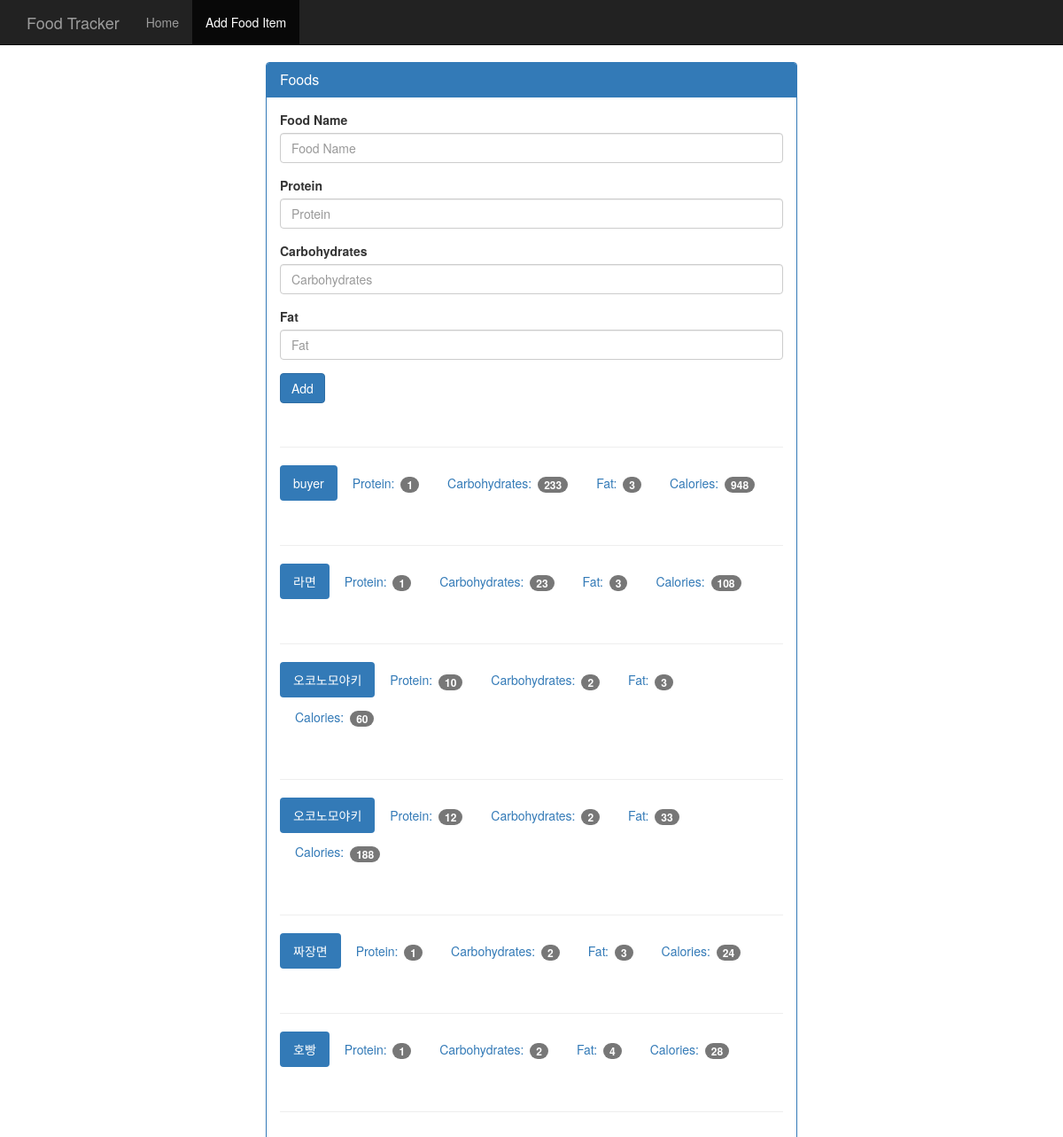
The app's page /food with its own data.
### tables this page shows
CREATE TABLE food(
     id integer primary key autoincrement,
     name text not null,
     protein integer not null,
     carbohydrates integer not null,
     fat integer not null,
     calories integer not null

);

### app.py (the view, shortened to what this page needs)
@app.route('/food',methods=['GET','POST'])
def food():
    db = get_db()
    cur =db.execute('select * from food')
    results =cur.fetchall()
    return render_template('add_food.html',results=results)

### database.py (called while the page is built)
def connet_db():
    sql = sqlite3.connect('food_log.db')
    sql.row_factory=sqlite3.Row
    return sql

def get_db():
    if not hasattr(g,'sqlite3_db'):
            g.sqlite_db = connet_db()
    return g.sqlite_db

### templates/add_food.html
{% extends "base.html" %}
{% block body %}
    <nav class="navbar navbar-inverse navbar-fixed-top">
      <div class="container">
        <div class="navbar-header">
          <a class="navbar-brand" href={{url_for('index')}}>Food Tracker</a>
        </div>
        <div id="navbar" class="navbar-collapse collapse">
          <ul class="nav navbar-nav">
            <li><a href={{url_for('index')}}>Home</a></li>
            <li class="active"><a href={{url_for('food')}}>Add Food Item</a></li>
          </ul>
        </div>
      </div>
    </nav>
    <div class="container theme-showcase col-sm-6 col-sm-offset-3" role="main">
      <div class="row">
        <div>
          <div class="panel panel-primary">
            <div class="panel-heading">
              <h3 class="panel-title">Foods</h3>
            </div>
            <div class="panel-body">
              <form method="POST" action="{{url_for('food')}}">
                <div class="form-group">
                  <label for="food-name">Food Name</label>
                  <input type="text" class="form-control" id="food-name" name='food-name' placeholder="Food Name">
                </div>
                <div class="form-group">
                  <label for="protein">Protein</label>
                  <input type="number" class="form-control" id="protein" name='protein' placeholder="Protein">
                </div>
                <div class="form-group">
                  <label for="carbohydrates">Carbohydrates</label>
                  <input type="number" class="form-control" id="carbohydrates" name='carbohydrates' placeholder="Carbohydrates">
                </div>
                <div class="form-group">
                  <label for="fat">Fat</label>
                  <input type="number" class="form-control" id="fat" name='fat' placeholder="Fat">
                </div>
                <button type="submit" class="btn btn-primary">Add</button>
              </form>
              <div class="page-header"></div>
            {% for result in results %}
              <ul class="nav nav-pills" role="tablist">
                <li class="active"><a>{{result.name}}</a></li>
                <li><a>Protein: <span class="badge">{{result.protein}}</span></a></li>
                <li><a>Carbohydrates: <span class="badge">{{result.carbohydrates }}</span></a></li>
                <li><a>Fat: <span class="badge">{{result.fat}}</span></a></li>
                <li><a>Calories: <span class="badge">{{result.calories}}</span></a></li>
              </ul>
              <div class="page-header"></div>
            {% endfor %}
            </div>
          </div>
        </div>
      </div>
    </div>
 {% endblock %}

### templates/base.html (shortened to what this page needs)
<!DOCTYPE html>
<html lang="en">
  <head>
    <link href="{{ url_for('static', filename='bootstrap.min.css') }}" rel="stylesheet">
    <link href="{{ url_for('static', filename='theme.css') }}" rel="stylesheet">
  </head>
  <body>
    {% block body %}
    {% endblock %}
  </body>
</html>

### static/theme.css (style rules this page uses)
body { padding-top: 70px; padding-bottom: 30px; }

### records on screen
food: name "buyer", protein "1", carbohydrates "233", fat "3", calories "948"
food: name "라면", protein "1", carbohydrates "23", fat "3", calories "108"
food: name "오코노모야키", protein "10", carbohydrates "2", fat "3", calories "60"
food: name "오코노모야키", protein "12", carbohydrates "2", fat "33", calories "188"
food: name "짜장면", protein "1", carbohydrates "2", fat "3", calories "24"
food: name "호빵", protein "1", carbohydrates "2", fat "4", calories "28"
